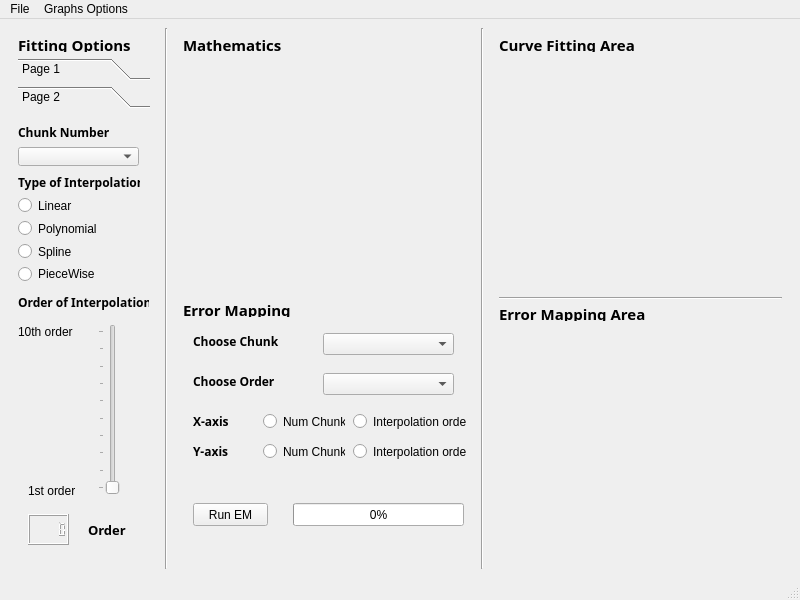
<?xml version="1.0" encoding="UTF-8"?>
<ui version="4.0">
 <class>MainWindow</class>
 <widget class="QMainWindow" name="MainWindow">
  <property name="geometry">
   <rect>
    <x>0</x> 
    <y>0</y>
    <width>800</width>
    <height>600</height>
   </rect>
  </property>
  <property name="windowTitle">
   <string>MainWindow</string>
  </property>
  <widget class="QWidget" name="centralwidget">
   <layout class="QHBoxLayout" name="horizontalLayout">
    <item>
     <widget class="QWidget" name="FittingOptionsContianer" native="true">
      <property name="maximumSize">
       <size>
        <width>150</width>
        <height>16777215</height>
       </size>
      </property>
      <layout class="QVBoxLayout" name="verticalLayout_2">
       <item>
        <widget class="QLabel" name="FittingOptionsLabel">
         <property name="maximumSize">
          <size>
           <width>16777215</width>
           <height>15</height>
          </size>
         </property>
         <property name="font">
          <font>
           <family>Leelawadee</family>
           <pointsize>11</pointsize>
           <weight>75</weight>
           <bold>true</bold>
          </font>
         </property>
         <property name="text">
          <string>Fitting Options</string>
         </property>
        </widget>
       </item>
       <item>
        <widget class="QToolBox" name="toolBox">
         <property name="currentIndex">
          <number>1</number>
         </property>
         <widget class="QWidget" name="page">
          <property name="geometry">
           <rect>
            <x>0</x>
            <y>0</y>
            <width>132</width>
            <height>448</height>
           </rect>
          </property>
          <attribute name="label">
           <string>Page 1</string>
          </attribute>
          <widget class="QLabel" name="label_3">
           <property name="geometry">
            <rect>
             <x>0</x>
             <y>100</y>
             <width>121</width>
             <height>20</height>
            </rect>
           </property>
           <property name="font">
            <font>
             <family>Leelawadee</family>
             <pointsize>10</pointsize>
             <weight>75</weight>
             <bold>true</bold>
            </font>
           </property>
           <property name="text">
            <string>Extrapolation %</string>
           </property>
          </widget>
          <widget class="QSlider" name="ExtrapolationEfficiencySlider">
           <property name="geometry">
            <rect>
             <x>50</x>
             <y>140</y>
             <width>22</width>
             <height>231</height>
            </rect>
           </property>
           <property name="font">
            <font>
             <weight>50</weight>
             <bold>false</bold>
            </font>
           </property>
           <property name="minimum">
            <number>1</number>
           </property>
           <property name="maximum">
            <number>10</number>
           </property>
           <property name="singleStep">
            <number>1</number>
           </property>
           <property name="pageStep">
            <number>1</number>
           </property>
           <property name="sliderPosition">
            <number>10</number>
           </property>
           <property name="tracking">
            <bool>true</bool>
           </property>
           <property name="orientation">
            <enum>Qt::Vertical</enum>
           </property>
           <property name="invertedAppearance">
            <bool>false</bool>
           </property>
           <property name="invertedControls">
            <bool>false</bool>
           </property>
           <property name="tickPosition">
            <enum>QSlider::TicksAbove</enum>
           </property>
           <property name="tickInterval">
            <number>0</number>
           </property>
          </widget>
          <widget class="QLabel" name="label_4">
           <property name="geometry">
            <rect>
             <x>0</x>
             <y>135</y>
             <width>41</width>
             <height>21</height>
            </rect>
           </property>
           <property name="font">
            <font>
             <weight>75</weight>
             <bold>true</bold>
            </font>
           </property>
           <property name="text">
            <string>100%</string>
           </property>
          </widget>
          <widget class="QLabel" name="label_5">
           <property name="geometry">
            <rect>
             <x>10</x>
             <y>355</y>
             <width>31</width>
             <height>21</height>
            </rect>
           </property>
           <property name="font">
            <font>
             <weight>75</weight>
             <bold>true</bold>
            </font>
           </property>
           <property name="text">
            <string>10%</string>
           </property>
          </widget>
          <widget class="QWidget" name="">
           <property name="geometry">
            <rect>
             <x>0</x>
             <y>0</y>
             <width>131</width>
             <height>89</height>
            </rect>
           </property>
           <layout class="QVBoxLayout" name="verticalLayout_3">
            <item>
             <widget class="QLabel" name="label">
              <property name="font">
               <font>
                <family>Leelawadee</family>
                <pointsize>10</pointsize>
                <weight>75</weight>
                <bold>true</bold>
               </font>
              </property>
              <property name="text">
               <string>Num Chunks</string>
              </property>
             </widget>
            </item>
            <item>
             <widget class="QRadioButton" name="OneChunkRadioButton">
              <property name="text">
               <string>One Chunk</string>
              </property>
             </widget>
            </item>
            <item>
             <widget class="QRadioButton" name="MultipleChunksRadioButton">
              <property name="text">
               <string>Multiple Chunks</string>
              </property>
             </widget>
            </item>
            <item>
             <widget class="QSpinBox" name="NumberChunksSpinBox">
              <property name="maximum">
               <number>10</number>
              </property>
             </widget>
            </item>
           </layout>
          </widget>
         </widget>
         <widget class="QWidget" name="page_2">
          <property name="geometry">
           <rect>
            <x>0</x>
            <y>0</y>
            <width>132</width>
            <height>448</height>
           </rect>
          </property>
          <attribute name="label">
           <string>Page 2</string>
          </attribute>
          <widget class="QLabel" name="label_6">
           <property name="geometry">
            <rect>
             <x>0</x>
             <y>180</y>
             <width>131</width>
             <height>16</height>
            </rect>
           </property>
           <property name="font">
            <font>
             <family>Leelawadee</family>
             <pointsize>9</pointsize>
             <weight>75</weight>
             <bold>true</bold>
            </font>
           </property>
           <property name="text">
            <string>Order of Interpolation</string>
           </property>
          </widget>
          <widget class="QSlider" name="InterPolationOrderSlider">
           <property name="geometry">
            <rect>
             <x>80</x>
             <y>210</y>
             <width>22</width>
             <height>171</height>
            </rect>
           </property>
           <property name="maximum">
            <number>9</number>
           </property>
           <property name="pageStep">
            <number>9</number>
           </property>
           <property name="orientation">
            <enum>Qt::Vertical</enum>
           </property>
           <property name="tickPosition">
            <enum>QSlider::TicksAbove</enum>
           </property>
          </widget>
          <widget class="QLabel" name="order1Label">
           <property name="geometry">
            <rect>
             <x>10</x>
             <y>370</y>
             <width>47</width>
             <height>13</height>
            </rect>
           </property>
           <property name="text">
            <string>1st order</string>
           </property>
          </widget>
          <widget class="QLabel" name="order10Label">
           <property name="geometry">
            <rect>
             <x>0</x>
             <y>210</y>
             <width>61</width>
             <height>16</height>
            </rect>
           </property>
           <property name="text">
            <string>10th order</string>
           </property>
          </widget>
          <widget class="QLCDNumber" name="lcdOrder">
           <property name="geometry">
            <rect>
             <x>10</x>
             <y>400</y>
             <width>41</width>
             <height>31</height>
            </rect>
           </property>
          </widget>
          <widget class="QLabel" name="LCDOrderLabel">
           <property name="geometry">
            <rect>
             <x>70</x>
             <y>405</y>
             <width>61</width>
             <height>21</height>
            </rect>
           </property>
           <property name="font">
            <font>
             <family>Leelawadee</family>
             <pointsize>10</pointsize>
             <weight>75</weight>
             <bold>true</bold>
            </font>
           </property>
           <property name="text">
            <string>Order</string>
           </property>
          </widget>
          <widget class="QWidget" name="">
           <property name="geometry">
            <rect>
             <x>0</x>
             <y>10</y>
             <width>121</width>
             <height>42</height>
            </rect>
           </property>
           <layout class="QVBoxLayout" name="verticalLayout_6">
            <item>
             <widget class="QLabel" name="label_7">
              <property name="font">
               <font>
                <family>Leelawadee</family>
                <pointsize>9</pointsize>
                <weight>75</weight>
                <bold>true</bold>
               </font>
              </property>
              <property name="text">
               <string>Chunk Number</string>
              </property>
             </widget>
            </item>
            <item>
             <widget class="QComboBox" name="ChunkNumberComboBox"/>
            </item>
           </layout>
          </widget>
          <widget class="QWidget" name="">
           <property name="geometry">
            <rect>
             <x>0</x>
             <y>60</y>
             <width>122</width>
             <height>108</height>
            </rect>
           </property>
           <layout class="QVBoxLayout" name="verticalLayout_4">
            <item>
             <widget class="QLabel" name="label_2">
              <property name="font">
               <font>
                <family>Leelawadee</family>
                <pointsize>9</pointsize>
                <weight>75</weight>
                <bold>true</bold>
               </font>
              </property>
              <property name="text">
               <string>Type of Interpolation</string>
              </property>
             </widget>
            </item>
            <item>
             <widget class="QRadioButton" name="LinearInterpRadioBtn">
              <property name="text">
               <string>Linear</string>
              </property>
             </widget>
            </item>
            <item>
             <widget class="QRadioButton" name="PolynomialInterpRadioBtn">
              <property name="text">
               <string>Polynomial</string>
              </property>
             </widget>
            </item>
            <item>
             <widget class="QRadioButton" name="SplineInterpRadioBtn">
              <property name="text">
               <string>Spline</string>
              </property>
             </widget>
            </item>
            <item>
             <widget class="QRadioButton" name="PieceWiseRadioBtn">
              <property name="text">
               <string>PieceWise</string>
              </property>
             </widget>
            </item>
           </layout>
          </widget>
         </widget>
        </widget>
       </item>
      </layout>
     </widget>
    </item>
    <item>
     <widget class="Line" name="line_2">
      <property name="orientation">
       <enum>Qt::Vertical</enum>
      </property>
     </widget>
    </item>
    <item>
     <widget class="QWidget" name="DataContainer" native="true">
      <property name="minimumSize">
       <size>
        <width>100</width>
        <height>0</height>
       </size>
      </property>
      <layout class="QVBoxLayout" name="verticalLayout_5">
       <item>
        <widget class="QLabel" name="MathematicsLabel">
         <property name="maximumSize">
          <size>
           <width>16777215</width>
           <height>15</height>
          </size>
         </property>
         <property name="font">
          <font>
           <family>Leelawadee</family>
           <pointsize>11</pointsize>
           <weight>75</weight>
           <bold>true</bold>
          </font>
         </property>
         <property name="text">
          <string>Mathematics</string>
         </property>
        </widget>
       </item>
       <item>
        <widget class="QWidget" name="MathDisplayArea" native="true"/>
       </item>
       <item>
        <widget class="QLabel" name="ErrorMappingLabel_2">
         <property name="maximumSize">
          <size>
           <width>16777215</width>
           <height>15</height>
          </size>
         </property>
         <property name="font">
          <font>
           <family>Leelawadee</family>
           <pointsize>11</pointsize>
           <weight>75</weight>
           <bold>true</bold>
          </font>
         </property>
         <property name="text">
          <string>Error Mapping </string>
         </property>
        </widget>
       </item>
       <item>
        <widget class="QWidget" name="widget_3" native="true">
         <widget class="QPushButton" name="ErrorMappingButton">
          <property name="geometry">
           <rect>
            <x>10</x>
            <y>180</y>
            <width>75</width>
            <height>23</height>
           </rect>
          </property>
          <property name="text">
           <string>Run EM</string>
          </property>
         </widget>
         <widget class="QProgressBar" name="ErrorMappingProgressBar">
          <property name="geometry">
           <rect>
            <x>110</x>
            <y>180</y>
            <width>171</width>
            <height>23</height>
           </rect>
          </property>
          <property name="value">
           <number>0</number>
          </property>
          <property name="textVisible">
           <bool>true</bool>
          </property>
          <property name="orientation">
           <enum>Qt::Horizontal</enum>
          </property>
          <property name="invertedAppearance">
           <bool>false</bool>
          </property>
         </widget>
         <widget class="QLabel" name="label_8">
          <property name="geometry">
           <rect>
            <x>10</x>
            <y>90</y>
            <width>47</width>
            <height>16</height>
           </rect>
          </property>
          <property name="font">
           <font>
            <family>Leelawadee</family>
            <pointsize>9</pointsize>
            <weight>75</weight>
            <bold>true</bold>
           </font>
          </property>
          <property name="text">
           <string>X-axis</string>
          </property>
         </widget>
         <widget class="QLabel" name="label_9">
          <property name="geometry">
           <rect>
            <x>10</x>
            <y>120</y>
            <width>47</width>
            <height>16</height>
           </rect>
          </property>
          <property name="font">
           <font>
            <family>Leelawadee</family>
            <pointsize>9</pointsize>
            <weight>75</weight>
            <bold>true</bold>
           </font>
          </property>
          <property name="text">
           <string>Y-axis</string>
          </property>
         </widget>
         <widget class="QWidget" name="widget" native="true">
          <property name="geometry">
           <rect>
            <x>70</x>
            <y>80</y>
            <width>221</width>
            <height>31</height>
           </rect>
          </property>
          <widget class="QRadioButton" name="xAxisNumChunksRadioBtn">
           <property name="geometry">
            <rect>
             <x>10</x>
             <y>10</y>
             <width>82</width>
             <height>17</height>
            </rect>
           </property>
           <property name="text">
            <string>Num Chunks</string>
           </property>
          </widget>
          <widget class="QRadioButton" name="xAxisInterpolationRadioBtn">
           <property name="geometry">
            <rect>
             <x>100</x>
             <y>10</y>
             <width>151</width>
             <height>17</height>
            </rect>
           </property>
           <property name="text">
            <string>Interpolation order</string>
           </property>
          </widget>
         </widget>
         <widget class="QWidget" name="widget_2" native="true">
          <property name="geometry">
           <rect>
            <x>70</x>
            <y>110</y>
            <width>221</width>
            <height>31</height>
           </rect>
          </property>
          <widget class="QRadioButton" name="yAxisNumChunksRadioBtn">
           <property name="geometry">
            <rect>
             <x>10</x>
             <y>10</y>
             <width>82</width>
             <height>17</height>
            </rect>
           </property>
           <property name="text">
            <string>Num Chunks</string>
           </property>
          </widget>
          <widget class="QRadioButton" name="yAxisInterpolationRadioBtn">
           <property name="geometry">
            <rect>
             <x>100</x>
             <y>10</y>
             <width>151</width>
             <height>17</height>
            </rect>
           </property>
           <property name="text">
            <string>Interpolation order</string>
           </property>
          </widget>
         </widget>
         <widget class="QLabel" name="label_10">
          <property name="geometry">
           <rect>
            <x>10</x>
            <y>10</y>
            <width>91</width>
            <height>16</height>
           </rect>
          </property>
          <property name="font">
           <font>
            <family>Leelawadee</family>
            <pointsize>9</pointsize>
            <weight>75</weight>
            <bold>true</bold>
           </font>
          </property>
          <property name="text">
           <string>Choose Chunk</string>
          </property>
         </widget>
         <widget class="QLabel" name="label_11">
          <property name="geometry">
           <rect>
            <x>10</x>
            <y>50</y>
            <width>91</width>
            <height>16</height>
           </rect>
          </property>
          <property name="font">
           <font>
            <family>Leelawadee</family>
            <pointsize>9</pointsize>
            <weight>75</weight>
            <bold>true</bold>
           </font>
          </property>
          <property name="text">
           <string>Choose Order</string>
          </property>
         </widget>
         <widget class="QComboBox" name="ChooseChunkComboBox">
          <property name="geometry">
           <rect>
            <x>140</x>
            <y>10</y>
            <width>131</width>
            <height>22</height>
           </rect>
          </property>
         </widget>
         <widget class="QComboBox" name="ChooseOrderComboBox">
          <property name="geometry">
           <rect>
            <x>140</x>
            <y>50</y>
            <width>131</width>
            <height>22</height>
           </rect>
          </property>
         </widget>
        </widget>
       </item>
      </layout>
     </widget>
    </item>
    <item>
     <widget class="Line" name="line">
      <property name="orientation">
       <enum>Qt::Vertical</enum>
      </property>
     </widget>
    </item>
    <item>
     <widget class="QWidget" name="GraphingContainer" native="true">
      <property name="minimumSize">
       <size>
        <width>0</width>
        <height>0</height>
       </size>
      </property>
      <property name="maximumSize">
       <size>
        <width>600</width>
        <height>16777215</height>
       </size>
      </property>
      <layout class="QVBoxLayout" name="verticalLayout">
       <item>
        <widget class="QLabel" name="CurveFittingLabel">
         <property name="maximumSize">
          <size>
           <width>16777215</width>
           <height>15</height>
          </size>
         </property>
         <property name="font">
          <font>
           <family>Leelawadee</family>
           <pointsize>11</pointsize>
           <weight>75</weight>
           <italic>false</italic>
           <bold>true</bold>
           <strikeout>false</strikeout>
           <kerning>true</kerning>
          </font>
         </property>
         <property name="text">
          <string>Curve Fitting Area</string>
         </property>
        </widget>
       </item>
       <item>
        <widget class="QWidget" name="CurveFittingGraph" native="true"/>
       </item>
       <item>
        <widget class="Line" name="line_3">
         <property name="orientation">
          <enum>Qt::Horizontal</enum>
         </property>
        </widget>
       </item>
       <item>
        <widget class="QLabel" name="ErrorMappingLabel">
         <property name="maximumSize">
          <size>
           <width>16777215</width>
           <height>15</height>
          </size>
         </property>
         <property name="font">
          <font>
           <family>Leelawadee</family>
           <pointsize>11</pointsize>
           <weight>75</weight>
           <bold>true</bold>
          </font>
         </property>
         <property name="text">
          <string>Error Mapping Area</string>
         </property>
        </widget>
       </item>
       <item>
        <widget class="QWidget" name="ErrorMappingGraph" native="true"/>
       </item>
      </layout>
     </widget>
    </item>
   </layout>
  </widget>
  <widget class="QMenuBar" name="menubar">
   <property name="geometry">
    <rect>
     <x>0</x>
     <y>0</y>
     <width>800</width>
     <height>21</height>
    </rect>
   </property>
   <widget class="QMenu" name="menuFile">
    <property name="title">
     <string>File</string>
    </property>
    <addaction name="actionOpen_File"/>
    <addaction name="actionSave_Curve_fitting_IMG"/>
    <addaction name="actionExit"/>
   </widget>
   <widget class="QMenu" name="menuGraphs_Options">
    <property name="title">
     <string>Graphs Options</string>
    </property>
    <widget class="QMenu" name="menuCurve_Fitting">
     <property name="title">
      <string>Curve Fitting</string>
     </property>
     <addaction name="actionCurveZoom_in"/>
     <addaction name="actioncurveZoom_out"/>
    </widget>
    <addaction name="menuCurve_Fitting"/>
    <addaction name="separator"/>
   </widget>
   <addaction name="menuFile"/>
   <addaction name="menuGraphs_Options"/>
  </widget>
  <widget class="QStatusBar" name="statusbar"/>
  <action name="actionOpen_File">
   <property name="text">
    <string>Open File</string>
   </property>
   <property name="shortcut">
    <string>Ctrl+O</string>
   </property>
  </action>
  <action name="actionSave_Curve_fitting_IMG">
   <property name="text">
    <string>Save Curve fitting IMG</string>
   </property>
  </action>
  <action name="actionExit">
   <property name="text">
    <string>Exit</string>
   </property>
   <property name="shortcut">
    <string>Esc</string>
   </property>
  </action>
  <action name="actionCurveZoom_in">
   <property name="text">
    <string>Zoom in</string>
   </property>
   <property name="shortcut">
    <string>+</string>
   </property>
  </action>
  <action name="actioncurveZoom_out">
   <property name="text">
    <string>Zoom out</string>
   </property>
   <property name="shortcut">
    <string>-</string>
   </property>
  </action>
  <action name="actionRun_EM">
   <property name="text">
    <string>Run EM</string>
   </property>
   <property name="shortcut">
    <string>Ctrl+E</string>
   </property>
  </action>
  <action name="actionErrorZoom_in_2">
   <property name="text">
    <string>Zoom in</string>
   </property>
   <property name="shortcut">
    <string>Ctrl+=</string>
   </property>
  </action>
  <action name="actionErrorZoom_out_2">
   <property name="text">
    <string>Zoom out</string>
   </property>
   <property name="shortcut">
    <string>Ctrl+-</string>
   </property>
  </action>
 </widget>
 <resources/>
 <connections/>
</ui>
